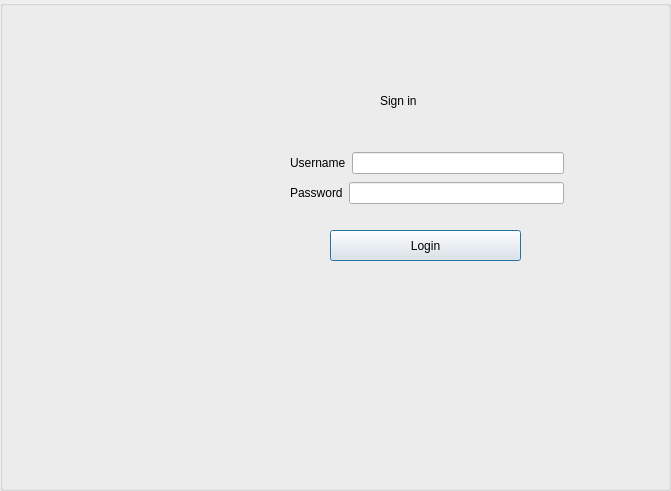
<?xml version="1.0" encoding="UTF-8"?>
<ui version="4.0">
 <class>LoginScreen</class>
 <widget class="QDialog" name="LoginScreen">
  <property name="geometry">
   <rect>
    <x>0</x>
    <y>0</y>
    <width>671</width>
    <height>491</height>
   </rect>
  </property>
  <property name="windowTitle">
   <string>Dialog</string>
  </property>
  <widget class="QGroupBox" name="groupBox">
   <property name="geometry">
    <rect>
     <x>0</x>
     <y>0</y>
     <width>671</width>
     <height>491</height>
    </rect>
   </property>
   <property name="title">
    <string/>
   </property>
   <widget class="QLabel" name="label_signin">
    <property name="geometry">
     <rect>
      <x>380</x>
      <y>60</y>
      <width>71</width>
      <height>81</height>
     </rect>
    </property>
    <property name="text">
     <string>Sign in</string>
    </property>
   </widget>
   <widget class="QPushButton" name="pushButton">
    <property name="geometry">
     <rect>
      <x>330</x>
      <y>230</y>
      <width>191</width>
      <height>31</height>
     </rect>
    </property>
    <property name="text">
     <string>Login</string>
    </property>
   </widget>
   <widget class="QLabel" name="label_errorMessage">
    <property name="geometry">
     <rect>
      <x>100</x>
      <y>310</y>
      <width>341</width>
      <height>41</height>
     </rect>
    </property>
    <property name="text">
     <string/>
    </property>
   </widget>
   <widget class="QLabel" name="lable_logo">
    <property name="geometry">
     <rect>
      <x>100</x>
      <y>120</y>
      <width>141</width>
      <height>121</height>
     </rect>
    </property>
    <property name="text">
     <string/>
    </property>
   </widget>
   <widget class="QWidget" name="">
    <property name="geometry">
     <rect>
      <x>290</x>
      <y>150</y>
      <width>274</width>
      <height>57</height>
     </rect>
    </property>
    <layout class="QVBoxLayout" name="verticalLayout">
     <item>
      <layout class="QHBoxLayout" name="horizontalLayout">
       <item>
        <widget class="QLabel" name="label_2">
         <property name="text">
          <string>Username</string>
         </property>
        </widget>
       </item>
       <item>
        <widget class="QLineEdit" name="lineEdit_username"/>
       </item>
      </layout>
     </item>
     <item>
      <layout class="QHBoxLayout" name="horizontalLayout_2">
       <item>
        <widget class="QLabel" name="label_3">
         <property name="text">
          <string>Password</string>
         </property>
        </widget>
       </item>
       <item>
        <widget class="QLineEdit" name="lineEdit_password"/>
       </item>
      </layout>
     </item>
    </layout>
   </widget>
  </widget>
 </widget>
 <resources/>
 <connections/>
</ui>
